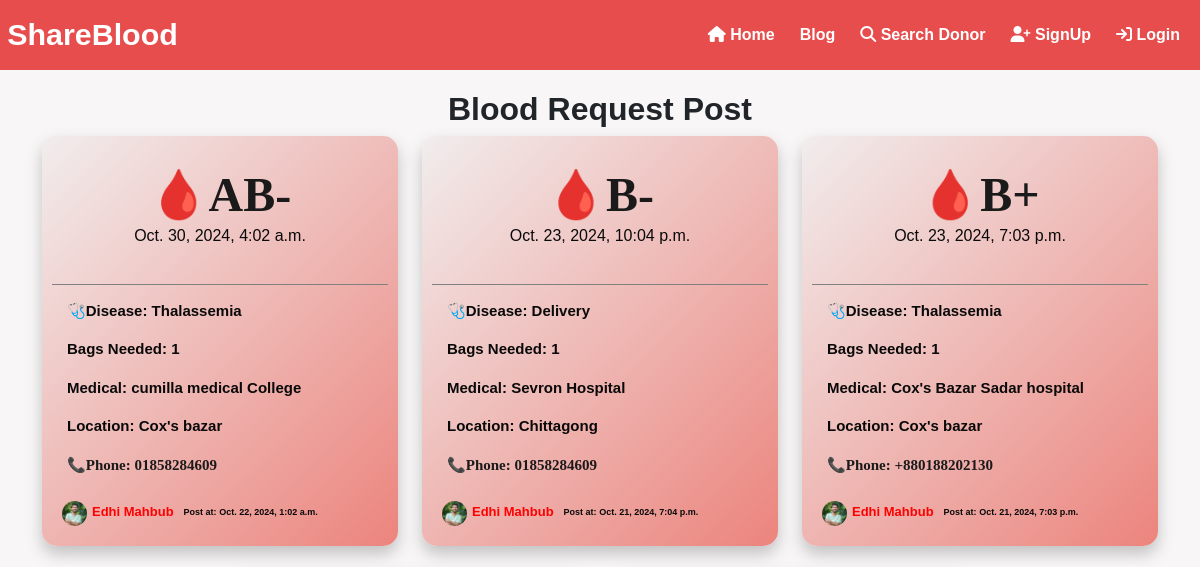
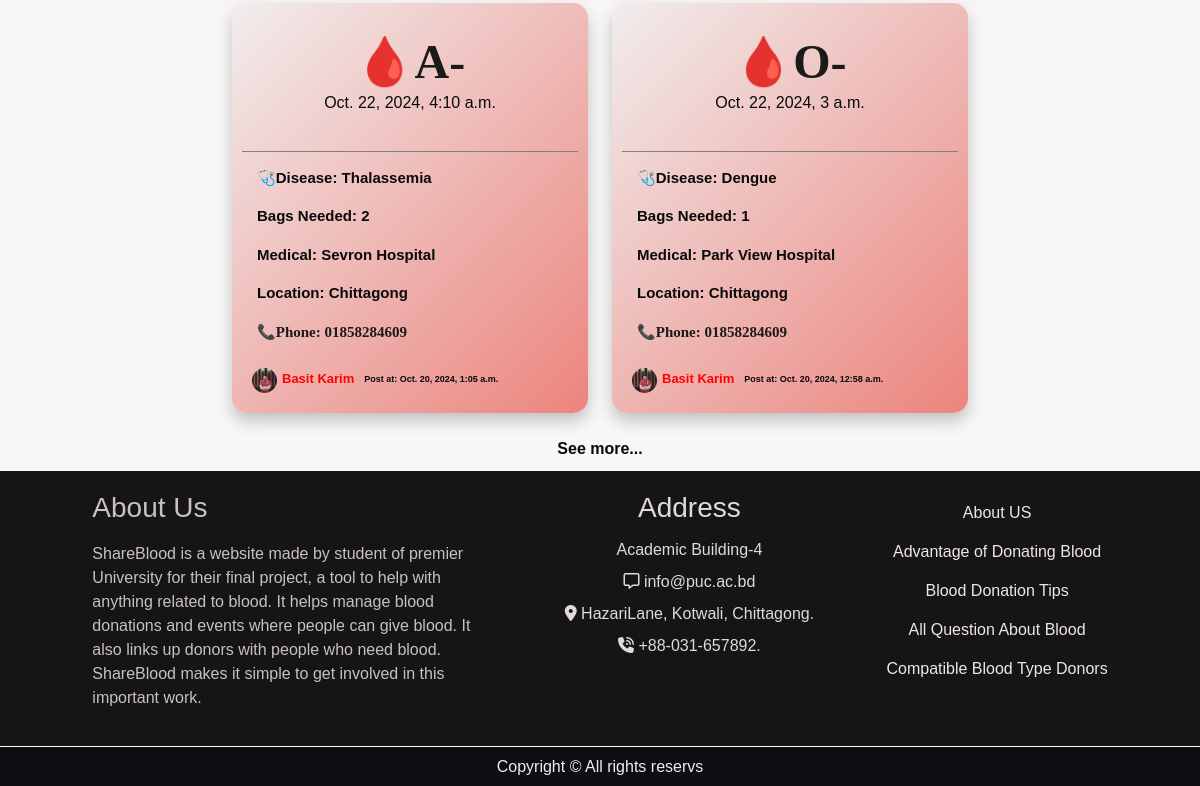
/allRepPost, run on an earlier commit of the app's database (2 pictures, top to bottom).
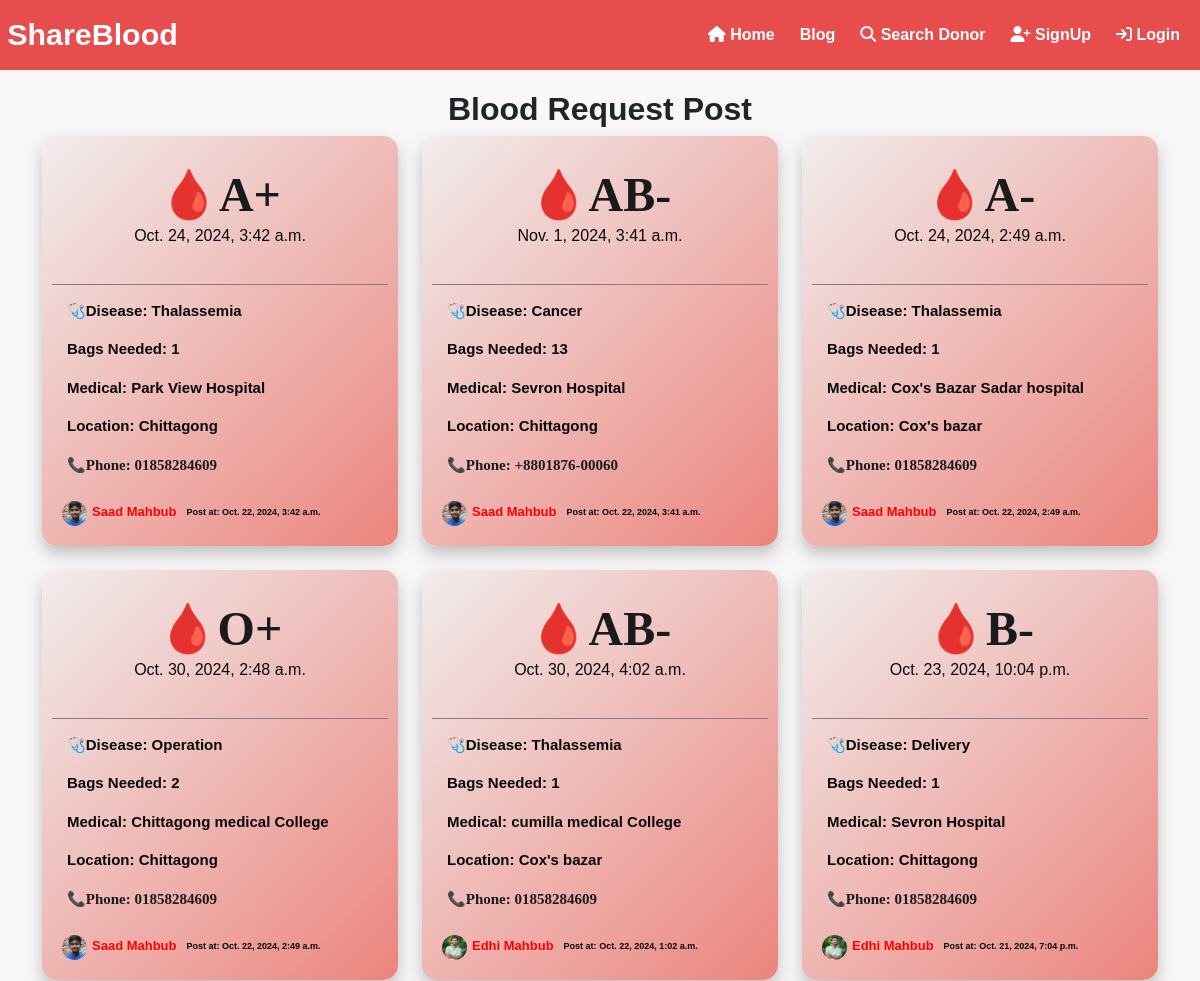
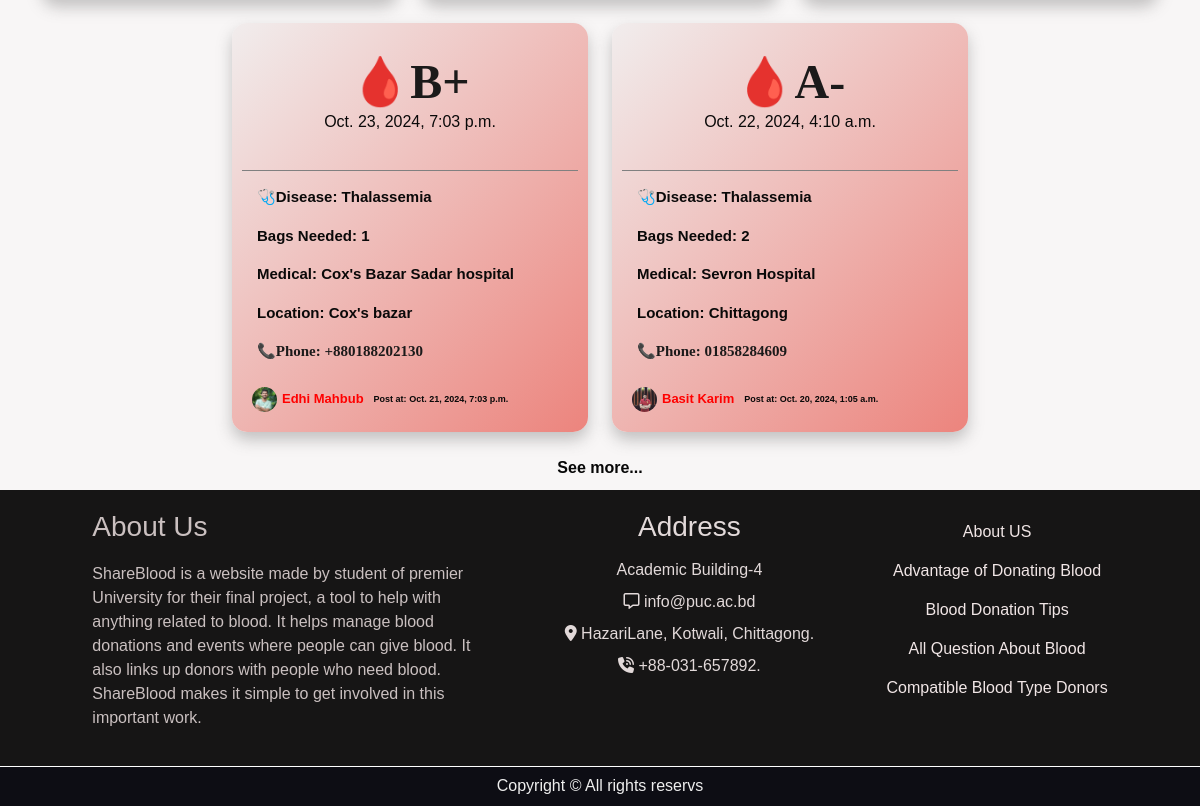
And on a later commit of the database (2 pictures, top to bottom).
### bloodology/models.py (models this page shows, shortened)
class BloodRequestPost(models.Model):
        BLOOD_GROUP_CHOICES = [
                ('A+', 'A+'),
                ('A-', 'A-'),
                ('B+', 'B+'),
                ('B-', 'B-'),
                ('O+', 'O+'),
                ('O-', 'O-'),
                ('AB+', 'AB+'),
                ('AB-', 'AB-'),
        ]
        user_profile = models.ForeignKey(UserProfile, on_delete=models.CASCADE)
        blood_group = models.CharField(max_length=10, choices=BLOOD_GROUP_CHOICES)
        date_time = models.DateTimeField()
        Disease_name = models.CharField(max_length=100)
        No_of_bag = models.IntegerField()
        medical_name = models.CharField( max_length=150)
        location = models.CharField(max_length=255)
        phone_number = models.CharField(max_length=15)
        created_at = models.DateTimeField(auto_now_add=True)

class UserProfile(models.Model):
        user = models.OneToOneField(User, on_delete=models.CASCADE)
        name = models.CharField(max_length=150)
        blood_group = models.CharField(max_length=5)
        phone_number = models.CharField(max_length=15)
        address = models.CharField(max_length=250)
        profile_img = models.ImageField(upload_to='Images')
        otp = models.CharField(max_length=6, blank=True, null=True)  # Store OTP
        otp_expiration = models.DateTimeField(blank=True, null=True)  # Expiration time for OTP

### bloodology/views.py (the view)
# urls.py: path('allRepPost',views.all_posts,name='allRepPost'),
def all_posts(request):
    posts = BloodRequestPost.objects.all().order_by('-created_at')
    return render(request, 'bloodology/all_blood_request_Post.html', {'posts': posts})

### bloodology/templates/bloodology/all_blood_request_Post.html
{% extends 'bloodology/base.html' %}
{% load static %}
{% block content %}
<div class="request-post text-center">
    <h2><b>Blood Request Post</b></h2>
    <div class="container">
        <div class="all-post row justify-content-center">
            {% for post in posts %}
                <div class="post-page col-lg-4 col-md-6 col-sm-8 col-12 mb-4 d-flex justify-content-center">
                    <div class="blood-request-card-alt_p">
                        <div class="card-header_p">
                            <h2 class="blood-group">{{ post.blood_group }}</h2>
                            <p class="date-time">{{ post.date_time }}</p>
                        </div>
                        <div class="card-body_p">
                            <p class="disease-name">Disease: {{ post.Disease_name }}</p>
                            <p class="number-of-bags">Bags Needed: {{ post.No_of_bag }}</p>
                            <p class="location">Medical: {{ post.medical_name }}</p>
                            <p class="location">Location: {{ post.location }}</p>
                            <p class="phone-number">Phone: {{ post.phone_number }}</p>
                        </div>
                        <div class="post-user-info">
                            <img src="{{ post.user_profile.profile_img.url }}" alt="" class="dp">
                            <h4 class="user-name">{{ post.user_profile.name }}</h4>
                            <p class="create_at">Post at: {{ post.created_at }}</p>
                        </div>
                    </div>
                </div>
            {% empty %}
                <p>There are no blood request posts available.</p>
            {% endfor %}
        </div>
        <a href="{% url 'allRepPost' %}" class="seemore">See more...</a>
    </div>
</div>
{% endblock content %}

What changed in the data, as far as the page shows it:
removed BloodRequestPost: blood_group "O-", date_time "Oct. 22, 2024, 3 a.m.", Disease_name "Dengue", No_of_bag "1", medical_name "Park View Hospital", location "Chittagong", phone_number "01858284609", user_profile.profile_img (picture), user_profile.name "Basit Karim", created_at "Oct. 20, 2024, 12:58 a.m."
added BloodRequestPost: blood_group "A+", date_time "Oct. 24, 2024, 3:42 a.m.", Disease_name "Thalassemia", No_of_bag "1", medical_name "Park View Hospital", location "Chittagong", phone_number "01858284609", user_profile.profile_img (picture), user_profile.name "Saad Mahbub", created_at "Oct. 22, 2024, 3:42 a.m."
added BloodRequestPost: blood_group "AB-", date_time "Nov. 1, 2024, 3:41 a.m.", Disease_name "Cancer", No_of_bag "13", medical_name "Sevron Hospital", location "Chittagong", phone_number "+8801876-00060", user_profile.profile_img (picture), user_profile.name "Saad Mahbub", created_at "Oct. 22, 2024, 3:41 a.m."
added BloodRequestPost: blood_group "A-", date_time "Oct. 24, 2024, 2:49 a.m.", Disease_name "Thalassemia", No_of_bag "1", medical_name "Cox's Bazar Sadar hospital", location "Cox's bazar", phone_number "01858284609", user_profile.profile_img (picture), user_profile.name "Saad Mahbub", created_at "Oct. 22, 2024, 2:49 a.m."
added BloodRequestPost: blood_group "O+", date_time "Oct. 30, 2024, 2:48 a.m.", Disease_name "Operation", No_of_bag "2", medical_name "Chittagong medical College", location "Chittagong", phone_number "01858284609", user_profile.profile_img (picture), user_profile.name "Saad Mahbub", created_at "Oct. 22, 2024, 2:49 a.m."
